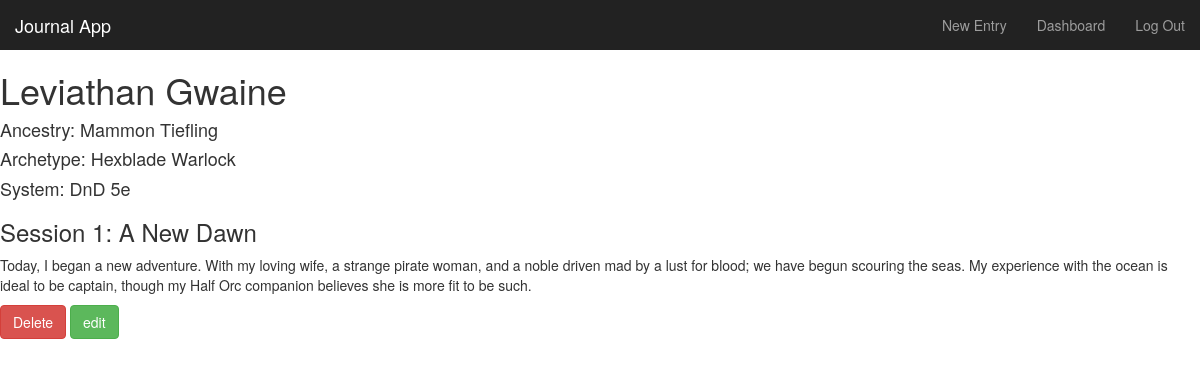
Page /character/1 (signed in) on the earlier database version.
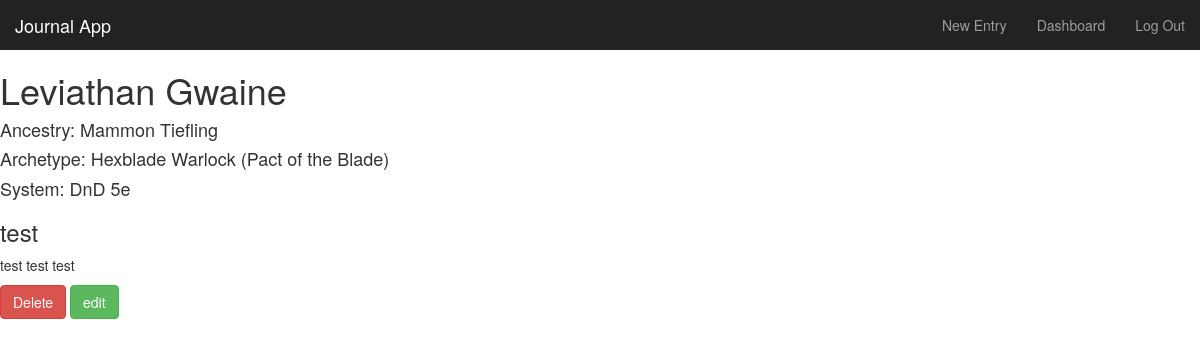
Same page on the later database version.
### app.py (models this page shows)
class Character(db.Model):
    id = db.Column(db.Integer, primary_key=True)
    name = db.Column(db.String(50), nullable=False)
    ancestry = db.Column(db.String(50), nullable=False)
    archetype = db.Column(db.String(50), nullable=False)
    system = db.Column(db.String(50), nullable=False)
    entries = db.relationship('Entry', backref='character', lazy=True)
    user_id = db.Column(db.Integer, db.ForeignKey(User.id))

class Entry(db.Model):
    id = db.Column(db.Integer, primary_key=True)
    title = db.Column(db.String(50), nullable=False)
    entry = db.Column(db.Text(50000), nullable=False)
    character_id = db.Column(db.Integer, db.ForeignKey(Character.id))

### app.py (the view)
@app.route('/character/<id>')
@login_required
def character(id):
    entity = Character.query.filter(Character.id == id and Character.user_id == User.id).first()
    entries = Entry.query.filter(Entry.character_id == Character.id and Character.user_id == User.id)
    return render_template('character.html', entity=entity, entries=entries)

### app.py (called while the page is built)
@login_manager.user_loader
def load_user(user_id):
    return User.query.get(int(user_id))

### templates/character.html (shortened to what this page needs)
{% extends "bootstrap/base.html" %}
{% block styles %}
{{super()}}
<link rel="stylesheet" href="{{url_for('.static', filename='dashboard.css')}}">
{% endblock %}
{% block content %}
    <nav class="navbar navbar-inverse navbar-fixed-top">
      <div class="container-fluid">
        <div class="navbar-header">
          <a class="navbar-brand" href= "{{ url_for('dashboard') }}">Journal App</a>
        </div>
        <div id="navbar" class="navbar-collapse collapse">
          <ul class="nav navbar-nav navbar-right">
            <li><a href="{{ url_for('create_entry', character_id = entity.id) }}">New Entry</a></li>
            <li><a href="{{ url_for('dashboard') }}">Dashboard</a></li>
            <li><a href="{{ url_for('logout') }}">Log Out</a></li>
          </ul>
        </div>
      </div>
    </nav>
    <div class="container-fluid">
      <div class="row">
        <h1>{{ entity.name }}</h1>
          <h4>Ancestry: {{ entity.ancestry }}</h4>
          <h4>Archetype: {{ entity.archetype }}</h4>
          <h4>System: {{ entity.system }}</h4>
          {% for page in entries if page.character_id == entity.id %}
          <h3>{{ page.title }}</h3>
          <p>{{ page.entry }}</p>
          <a class="btn btn-danger" href="{{ url_for('delete_entry', id=page.id) }}">Delete</a>
          <a class="btn btn-success" href="{{ url_for('edit_entry', id=page.id) }}">edit</a>
          {% endfor %}
      </div>
    </div>
{% endblock %}

Differences in the rows shown:
removed Entry: title "Session 1: A New Dawn", entry "Today, I began a new adventure. With my loving wife, a strange pirate woman, and a noble driven mad by a lust for blood; we have begun scouring the seas. My experience with the ocean is ideal to be captain, though my Half Orc companion believes she is more fit to be such."
changed Character "Leviathan Gwaine": archetype "Hexblade Warlock" → "Hexblade Warlock (Pact of the Blade)"
added Entry: title "test", entry "test test test"
